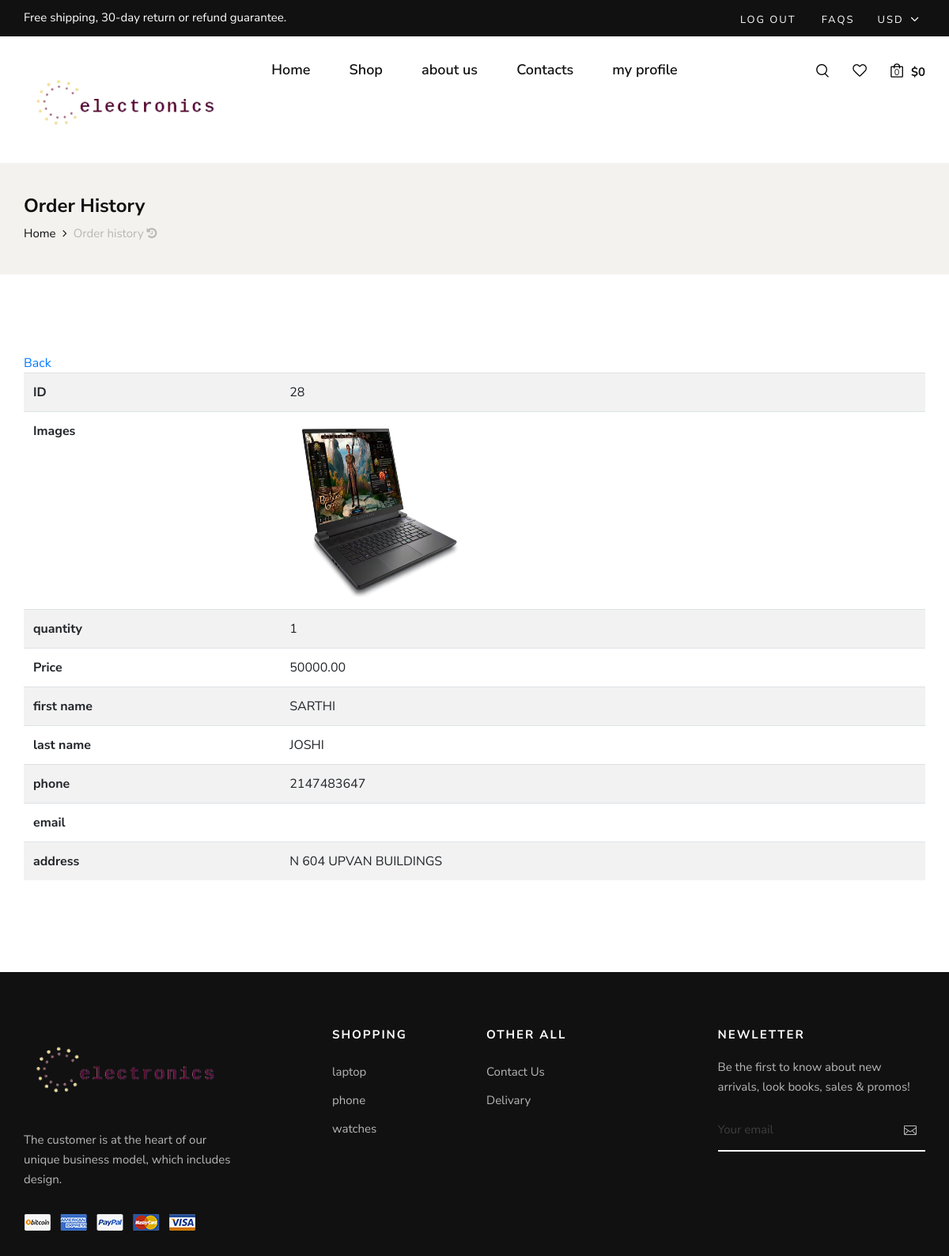
Screenshot of /order_details.php?order_id=28 with the database file from the repository.
### tables this page shows
CREATE TABLE `order_info` (
  `order_id` int(11) NOT NULL,
  `product_id` int(11) DEFAULT NULL,
  `total_price` decimal(10,2) DEFAULT NULL,
  `user_id` int(11) DEFAULT NULL,
  `quantity` int(11) DEFAULT NULL,
  `timestap` timestamp NOT NULL DEFAULT current_timestamp() ON UPDATE current_timestamp()
);

### order_details.php (the view, shortened to what this page needs)
<?php
include "functions.php";
$conn = new mysqli(DB_HOST, DB_USER, DB_PASS, DB_NAME);
if (isset($_GET['order_id']) && is_numeric($_GET['order_id'])) {
    $productId = $_GET['order_id'];
    $result = $conn->query("SELECT * FROM order_view WHERE order_id = $productId");
    if (!$result) {
        echo "Error fetching products: " . $conn->error;
    } else {
        $products = $result->fetch_all(MYSQLI_ASSOC);
    }
} else {
    echo "Category ID not provided.";
    exit();
}
?>
<!DOCTYPE html>
<html lang="zxx">
<head>
    <link rel="stylesheet" href="css/bootstrap.min.css" type="text/css">
    <link rel="stylesheet" href="css/font-awesome.min.css" type="text/css">
    <link rel="stylesheet" href="css/elegant-icons.css" type="text/css">
    <link rel="stylesheet" href="css/magnific-popup.css" type="text/css">
    <link rel="stylesheet" href="css/nice-select.css" type="text/css">
    <link rel="stylesheet" href="css/owl.carousel.min.css" type="text/css">
    <link rel="stylesheet" href="css/slicknav.min.css" type="text/css">
    <link rel="stylesheet" href="css/style.css" type="text/css">
</head>
<body>
    <?php
    include "header.php";
    ?>
    <section class="breadcrumb-option">
        <div class="container">
            <div class="row">
                <div class="col-lg-12">
                    <div class="breadcrumb__text">
                        <h4>Order History</h4>
                        <div class="breadcrumb__links">
                            <a href="./home.php">Home</a>
                            <span>Order history <i class="fa fa-history" aria-hidden="true"></i></span>
                        </div>
                    </div>
                </div>
            </div>
        </div>
    </section>
    <section class="checkout spad">
        <div class="container">
            <div class="checkout__form">
            <?php
    echo "<div class='action-buttons'>
            <a href='order_history.php?'>Back</a>
          </div>";
    ?>
            <table class="table table-striped">
        <?php
        foreach ($products as $row) {
            echo "<tr>";
            echo "<th>ID</th><td>{$row['order_id']}</td></tr>";
            echo "<tr><th>Images</th><td>"?><img src="admin_dashboard/<?php echo ($row['images']); ?>" width="225" height="225"><?php echo"</td></tr>";
            echo "<tr><th>quantity</th><td>{$row['quantity']}</td></tr>";
            echo "<tr><th>Price</th><td>{$row['total_price']}</td></tr>";
            echo "<tr><th>first name</th><td>{$row['firstname']}</td></tr>";
            echo "<tr><th>last name</th><td>{$row['lastname']}</td></tr>";
            echo "<tr><th>phone</th><td>{$row['phone']}</td></tr>";
            echo "<tr><th>email</th><td>{$row['email']}</td></tr>";
            echo "<tr><th>address</th><td>{$row['address_1']}</td></tr>";
        }
        ?>
    </table>
    </section>
    <?php
    include "footer.php";
    ?>
</body>
</html>

### css/style.css (style rules this page uses)
html, body { height: 100%; font-family: "Nunito Sans", sans-serif; -webkit-font-smoothing: antialiased; }
h1, h2, h3, h4, h5, h6 { margin: 0; color: #111111; font-weight: 400; font-family: "Nunito Sans", sans-serif; }
h4 { font-size: 24px; }
img { max-width: 100%; }
.spad { padding-top: 100px; padding-bottom: 100px; }
.breadcrumb-option { background: #f3f2ee; padding: 40px 0; }
.breadcrumb__text h4 { color: #111111; font-weight: 700; margin-bottom: 8px; }
.breadcrumb__links a { font-size: 15px; color: #111111; margin-right: 18px; display: inline-block; position: relative; }
.breadcrumb__links a:after { position: absolute; right: -14px; top: 0; content: ""; font-family: "FontAwesome"; }
.breadcrumb__links span { font-size: 15px; color: #b7b7b7; display: inline-block; }
@media only screen and (min-width: 1200px) { .container { max-width: 1170px; } }

### rows the page displays
order_info: order_id "28", quantity "1", total_price "50000.00", firstname "SARTHI", lastname "JOSHI", phone "2147483647", address_1 "N 604 UPVAN BUILDINGS"

### other values shown
$total_price "0"
